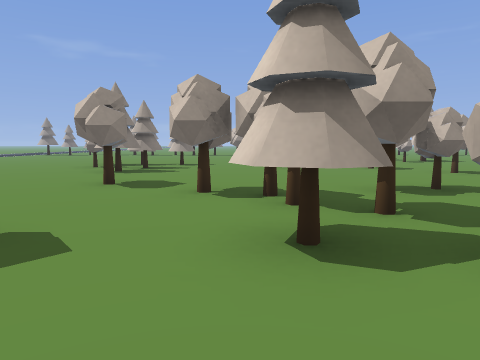
View 1 (above)

21 first-person views from a walk through a level from a Godot 3-D game. The camera is 1.4 m above the floor, tilts 6° down and sees 70° across. The floor is counted in squares, 2 m on a side. Each view is taken from the middle of a square. On the plan, view 1 faces up. The plan holds only what a view shows up to about 11 squares ahead; the rest is blank. The place goes on beyond the plan. Characters and animated objects are not drawn. Door leaves are left out where a doorway can be walked through. Some surface patterns are stand-ins.

View 2
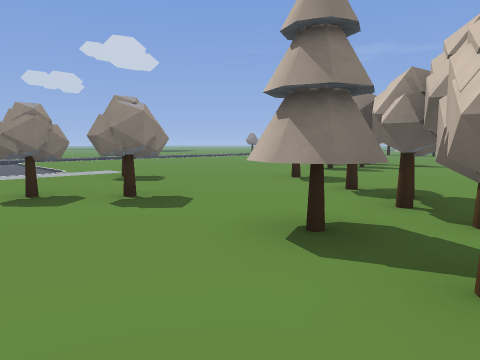

View 3
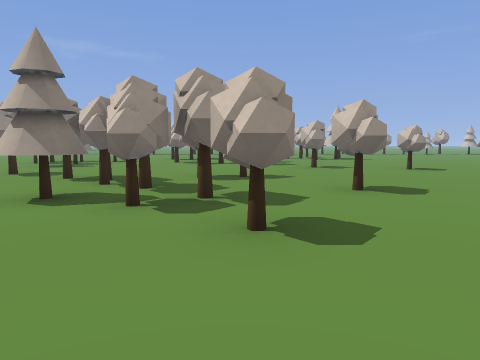

View 4
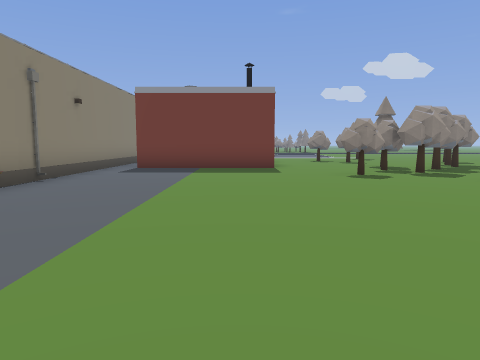

View 5
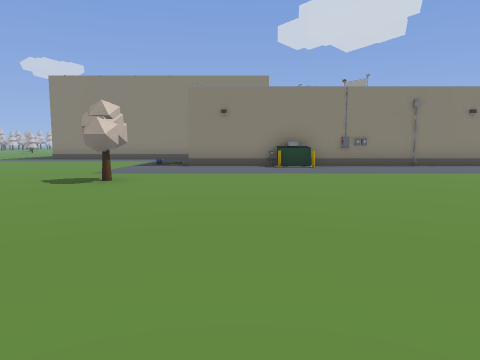

View 6
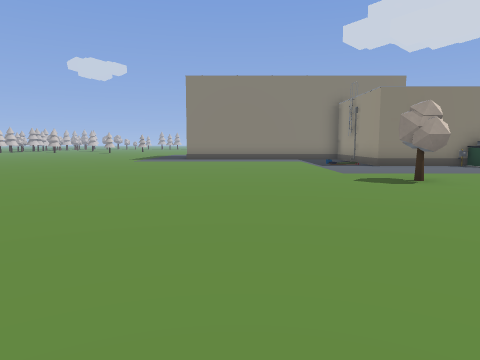

View 7
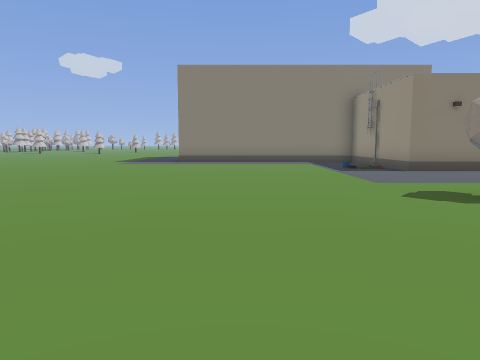

View 8
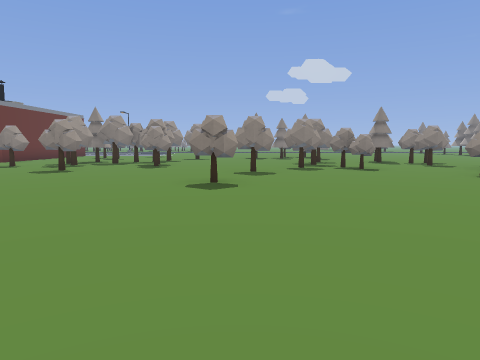

View 9
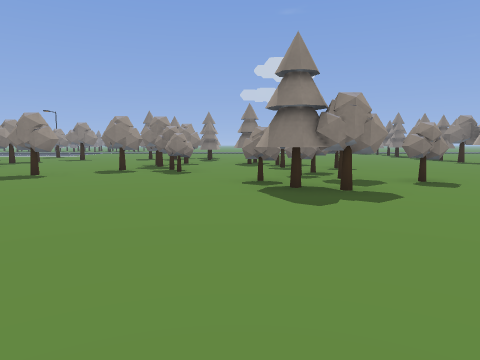

View 10
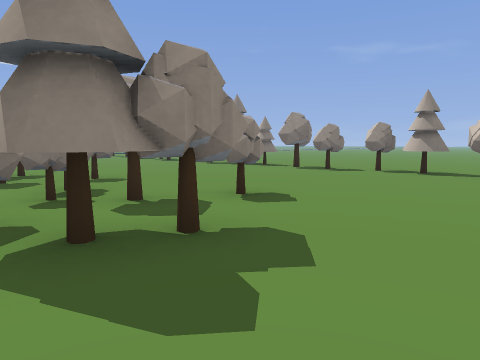

View 11
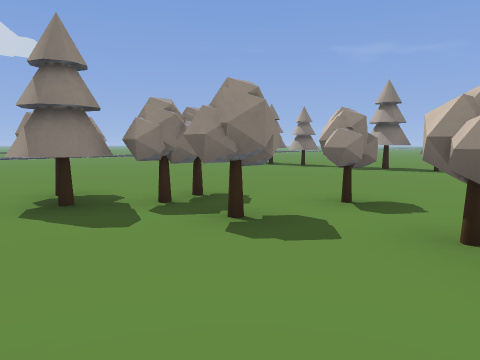

View 12
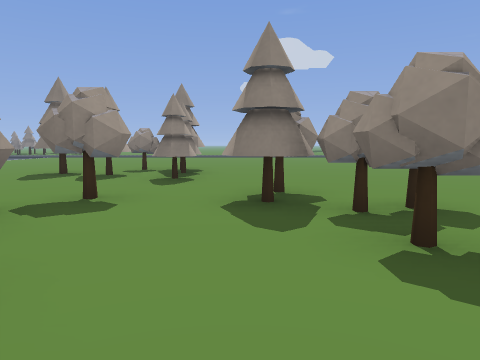

View 13
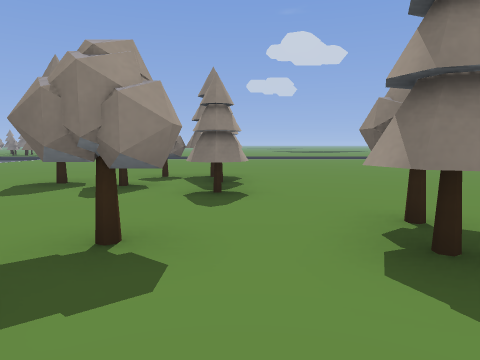

View 14
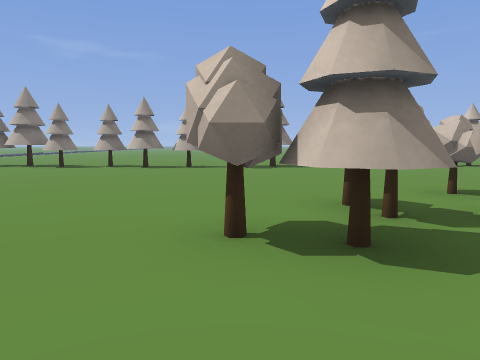

View 15
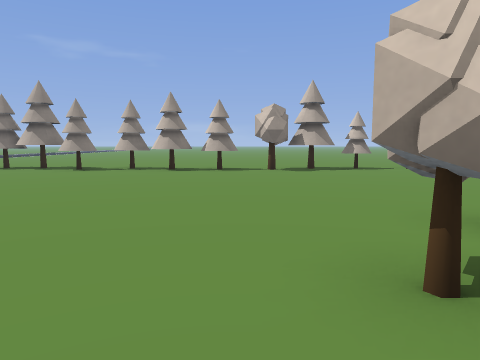

View 16
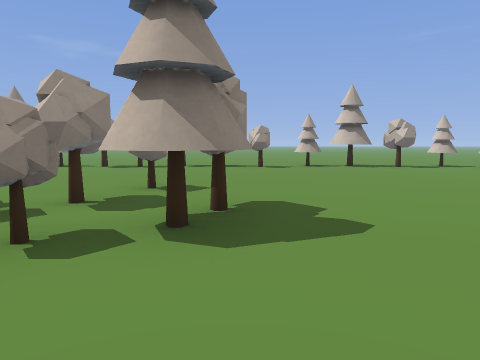

View 17
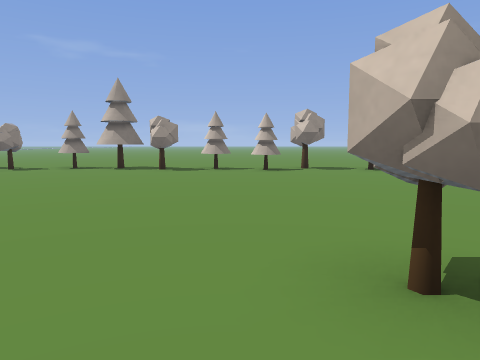

View 18
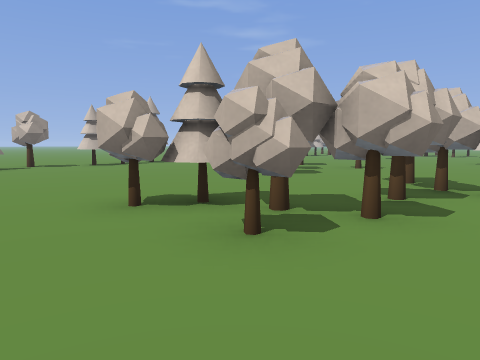

View 19
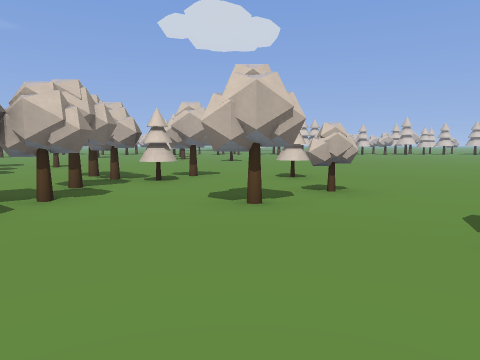

View 20
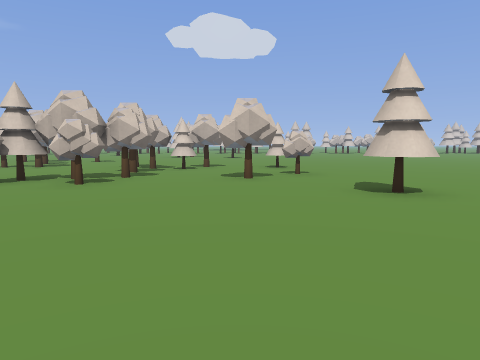

View 21
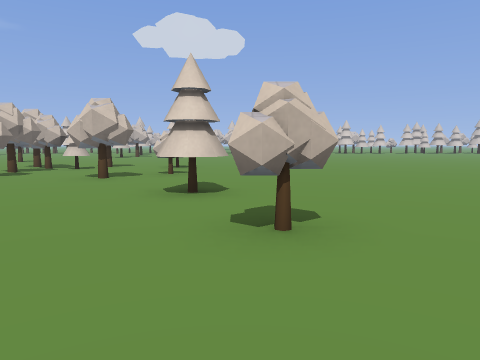

### Floor plan
Key: @ floor where view 1 was taken; # wall or solid block; x gap in a wall; . floor; / step, stairs or slope; T thing the floor can be seen under or through; O other object.
Columns run from 7 left of view 1 to 22 right of it. Each row starts with its distance up from view 1.
 24              ...
 23 ..........................
 22 ##.###.###.#x###.#####..#.
 21 ..#.##.#........#......#..#
 20 ...........................
 19  ...........................
 18  ...........................
 17  ...........................
 16 ..........#..TT............#.
 15 ........#..#.T T...........#..
 14 .......##.#.TTTT.......#......
 13 .......##...............#.....
 12 ...#x#.............. ..##x##..
 11 ...#....##.#............#.##..
 10 ...##....#.#...............#..
  9  ...#...................#.....
  8 ............#............#.#..
  7 ......................#.......
  6 .....#..............#.........
  5 .......#.##...................
  4 ........#.....................
  3 /.......##..#....... .........
  2 /....#.####......... ........
  1  ...#.....#..................
  0       .@.....................
 -1         #....................
 -2         #..........#.........
 -3          .....................
 -4         #.....................
 -5         #......OO.............
 -6        ########  ##...........
 -7                    ...........
 -8                     ..........

Positions as (right, up) in squares from view 1, and headings:
1: (0, 0), facing up
2: (2, 0), facing up-left
3: (3, -2), facing up
4: (11, -2), facing left
5: (10, 5), facing down
6: (16, 5), facing down
7: (16, 3), facing down
8: (14, 8), facing left
9: (13, 13), facing left
10: (10, 13), facing up-left
11: (5, 12), facing up-left
12: (5, 13), facing left
13: (3, 12), facing left
14: (0, 11), facing up
15: (-1, 12), facing up
16: (8, 11), facing up
17: (15, 12), facing up
18: (14, 10), facing up-right
19: (13, 9), facing right
20: (10, 9), facing right
21: (10, 6), facing right
